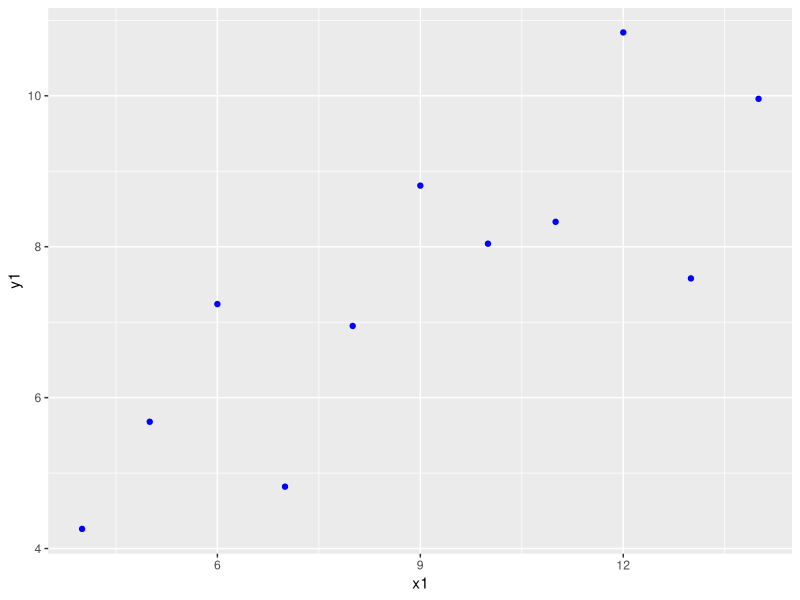
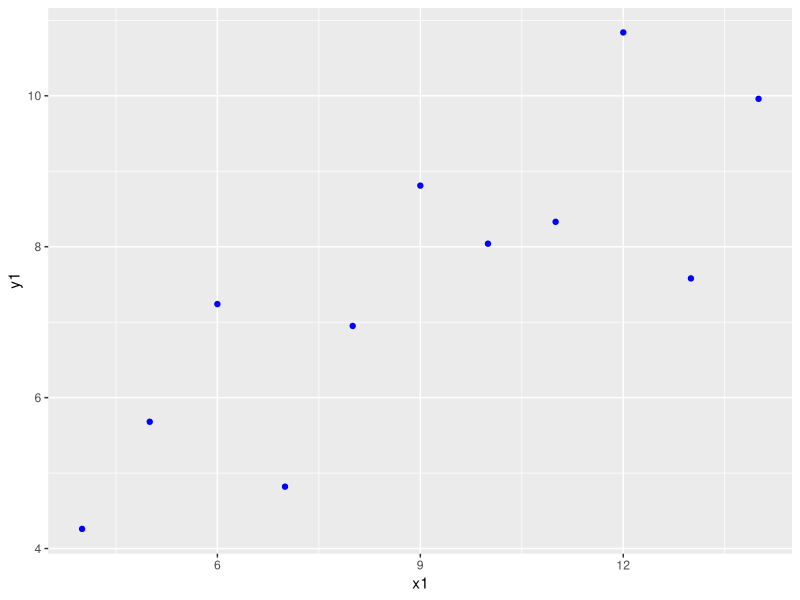
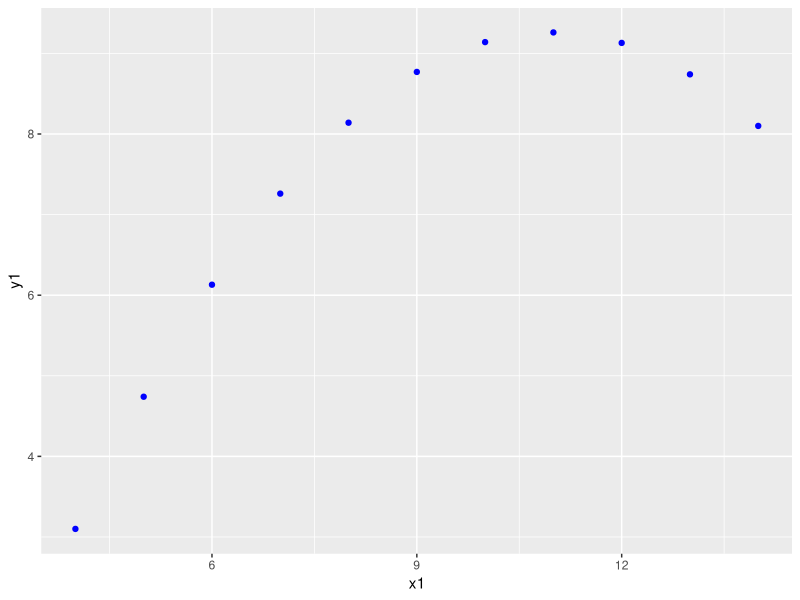
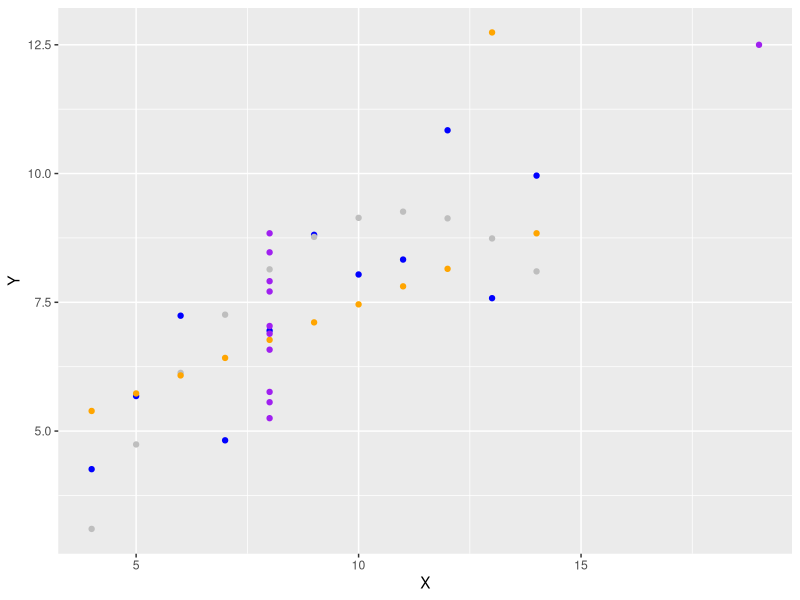
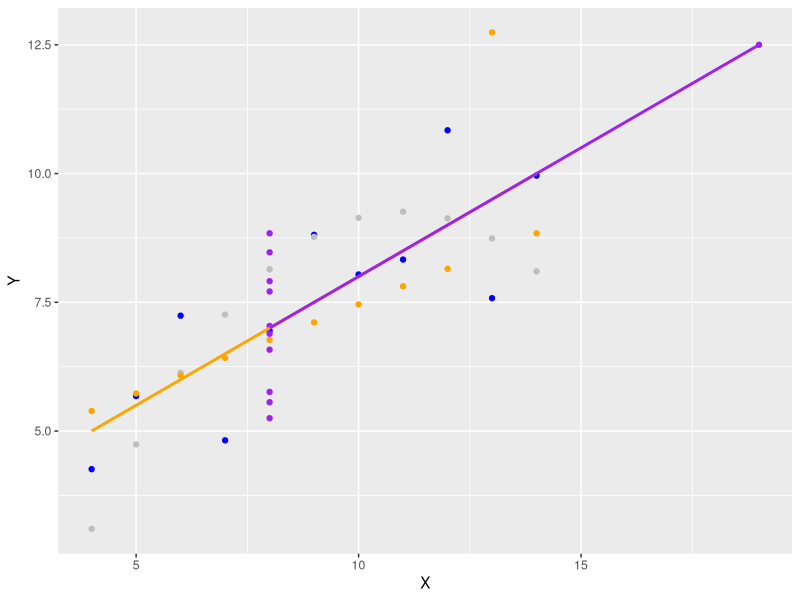
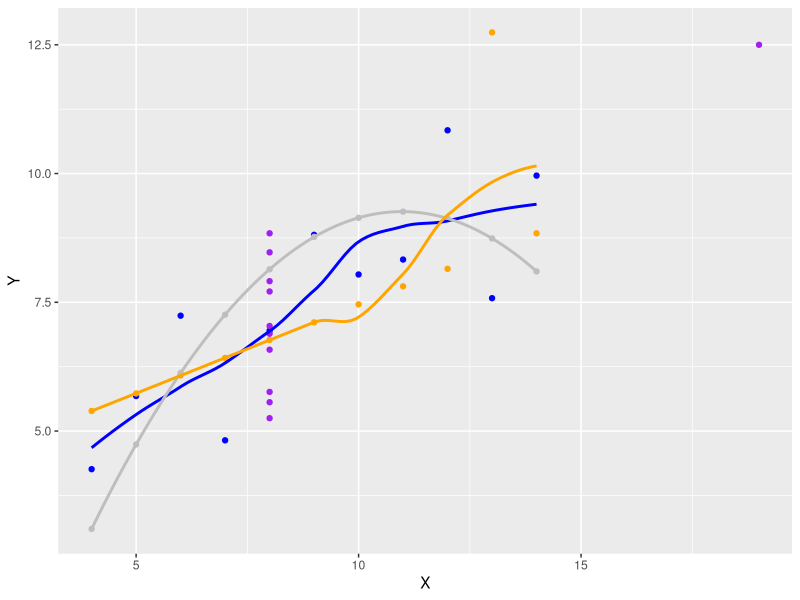

Recreate these plots in R, in order.
## ---- chunk 1
printAnswers <- FALSE
## ---- chunk 2
library(dplyr)
library(magrittr)
library(ggplot2)
## ---- chunk 3
fit1 <- anscombe %$%
  lm(y1 ~ x1)
## ---- chunk 4
fit2 <- anscombe %$%
  lm(y2 ~ x2)
fit3 <- anscombe %$%
  lm(y3 ~ x3)
fit4 <- anscombe %$%
  lm(y4 ~ x4)
## ---- chunk 5
output <- data.frame(fit1 = coef(fit1),
                     fit2 = coef(fit2),
                     fit3 = coef(fit3),
                     fit4 = coef(fit4))
row.names(output) <- names(coef(fit1))
## ---- chunk 6
output
## ---- chunk 7
# These estimates are very similar. 
## ---- chunk 8
anscombe %>%
  ggplot(aes(x = x1, y = y1)) + 
  geom_point(color = "blue")
## ---- chunk 9
anscombe %>%
  ggplot() + 
  geom_point(aes(x = x1, y = y1), color = "blue")
## ---- chunk 10
anscombe %>%
  ggplot(aes(x = x1, y = y1)) + 
  geom_point(aes(x = x2, y = y2), color = "blue")
## ---- chunk 11
gg <- anscombe %>%
  ggplot() + 
  geom_point(aes(x = x1, y = y1), color = "blue") + 
  geom_point(aes(x = x2, y = y2), color = "gray") + 
  geom_point(aes(x = x3, y = y3), color = "orange") + 
  geom_point(aes(x = x4, y = y4), color = "purple") +
  ylab("Y") + xlab("X")

gg
## ---- chunk 12
gg + # take the plot under #5 as the starting point 
  geom_smooth(aes(x = x3, y = y3), method = "lm", se = FALSE, color = "orange") + 
  geom_smooth(aes(x = x4, y = y4), method = "lm", se = FALSE, color = "purple")
## ---- chunk 13
gg + # take the plot under #5 as the starting point 
  geom_smooth(aes(x = x1, y = y1), method = "loess", se = FALSE, color = "blue") + 
  geom_smooth(aes(x = x2, y = y2), method = "loess", se = FALSE, color = "grey") +
  geom_smooth(aes(x = x3, y = y3), method = "loess", se = FALSE, color = "orange") 
